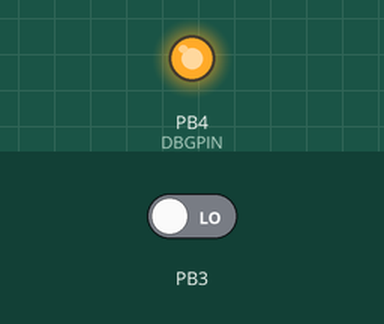
The program below on a simulated ATtiny13, built with avr-gcc and emulated at 9.6 MHz. Parts: output pins drawn as LEDs (lit = HIGH). The test bench sets the inputs (shaded band); at power-on: PB3 LOW.

Above: at 0.1 s.
At 0.9 s:
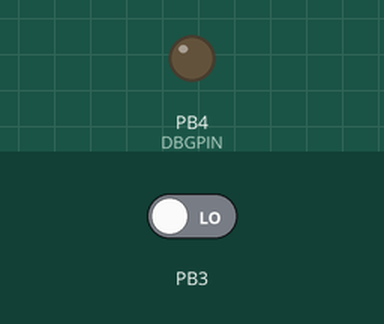
Timing chart, 0 to 2.4 s (numbered marks = the images above):
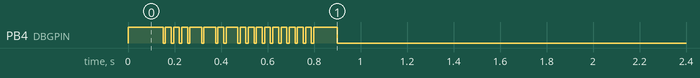

Measured:
- by itself, PB4 (DBGPIN): goes HIGH 0.15 s, 16 × (LOW 0.01 s, HIGH 0.03 s), LOW 0.01 s, HIGH 0.10 s, then LOW

The program:

main.c
```c
/*
 * avr_calibration.c
 *
 * Created: 09.11.2020 9:46:49
 * Author : ermolaea
 */

#include "main.h"


int main(void)
{
	sei();

	OSCCAL = 88;

	SET_BIT(DDRB, 4); // PB2 - out, PB3 - in

	ticks = countedTicks = reportTick = 0;
	calibrationComplete = FALSE;

	SET_BIT(TIMSK0, OCIE0A); //âêëþ÷èòü ïðåðûâàíèå ïî ñîâïàäåíèþ OCRÀ
	OCR0A = 149; // 149 = 1ìñ (1êÃö)
	// (1) ØÈÌ íà ïèíå OC0A îòêëþ÷åí
	// (2) ØÈÌ íà ïèíå OC0B îòêëþ÷åí
	// (3) CTC ðåæèì. Ñ÷åò èäåò îò 0 äî çíà÷åíèÿ â ðåãèñòðå OCR0A
	// (4) Force Output Compare îòêëþ÷åí
	// (5) Çàïóñòèòü òàéìåð. Èñòî÷íèê ÷àñòîòû SysCLK/64
	TCCR0A = (0<<COM0A1 | 0<<COM0A0) |      // (1)
			(0<<COM0B1 | 0<<COM0B0) |       // (2)
			(1<<WGM01 | 0<<WGM00);          // (3)
	TCCR0B = (0<<FOC0A | 0<<FOC0B) |        // (4)
			(0<<WGM02) |                    // (3)
			(0<<CS02 | 1<<CS01 | 1<<CS00);  // (5)

	SET_BIT(PCMSK, PCINT3); // âêëþ÷èòü ïðåðûâàíèÿ îò ïîðòà PB3
	SET_BIT(GIMSK, PCIE); // âêëþ÷èòü ïðåðûâàíèÿ GPIO

	dbgSend(OSCCAL, 16);

    while (!calibrationComplete)
	{
		if (reportTick >= 5)
		{
			cli();
			dbgSend(countedTicks, 16);
			dbgSend(OSCCAL, 16);
			reportTick = 0;
			sei();
		}
	}

	dbgSend(countedTicks, 16);
	dbgSend(OSCCAL, 16);

	while(1);
}


// ------------------------------------------------------------------------------------------------
ISR (PCINT0_vect)
{
	if (calibrationComplete) return;

	if ((PINB & 8) == 8)
	{
		ticks = 0;

		//SET_BIT(PORTB, 4);
	}
	else
	{
		//CLEAR_BIT(PORTB, 4);

		reportTick++;
		countedTicks = ticks;
		//if (countedTicks < 999)
		//{
			//if (OSCCAL < 0x7F) OSCCAL++;
		//}
		//else if (countedTicks > 1001)
		//{
			//if (OSCCAL > 2) OSCCAL--;
		//}
		//else
		//{
			//calibrationComplete = TRUE;
		//}
	}
}


// ------------------------------------------------------------------------------------------------
ISR (TIM0_COMPA_vect)
{
	ticks++;
}


// ------------------------------------------------------------------------------------------------
void delay5(uint8_t cycles)
{
	while(cycles--)
	{
		_delay_ms(5);
	}
}


// ------------------------------------------------------------------------------------------------
#define DBGPIN 4
void dbgSend(uint16_t data, uint8_t bits)
{
	SET_BIT(PORTB, DBGPIN);
	delay5(150/5);
	CLEAR_BIT(PORTB, DBGPIN);
	delay5(10/5);

	while(bits--)
	{
		SET_BIT(PORTB, DBGPIN);
		if ((data & 1) == 1)
			delay5(50/5);
		else
			delay5(25/5);

		CLEAR_BIT(PORTB, DBGPIN);
		data >>= 1;
		delay5(10/5);
	}

	SET_BIT(PORTB, DBGPIN);
	delay5(100/5);
	CLEAR_BIT(PORTB, DBGPIN);
	delay5(10/5);
}
```

main.h
```c
/*
 * main.h
 *
 * Created: 09.11.2020 9:49:03
 *  Author: ermolaea
 */


#ifndef MAIN_H_
#define MAIN_H_

#define F_CPU 9600000UL

#include <avr/io.h>
#include <util/delay.h>
#include <avr/interrupt.h>

#define FALSE 0
#define TRUE 1
#define SET_BIT(REG, BIT) ((REG) |= (1<<BIT))
#define CLEAR_BIT(REG, BIT) ((REG) &= ~(1<<BIT))
#define bool uint8_t

volatile uint16_t ticks;
volatile uint16_t countedTicks;
volatile bool calibrationComplete;

volatile uint8_t reportTick;

void delay5(uint8_t cycles);
void dbgSend(uint16_t data, uint8_t bits);

#endif /* MAIN_H_ */
```
